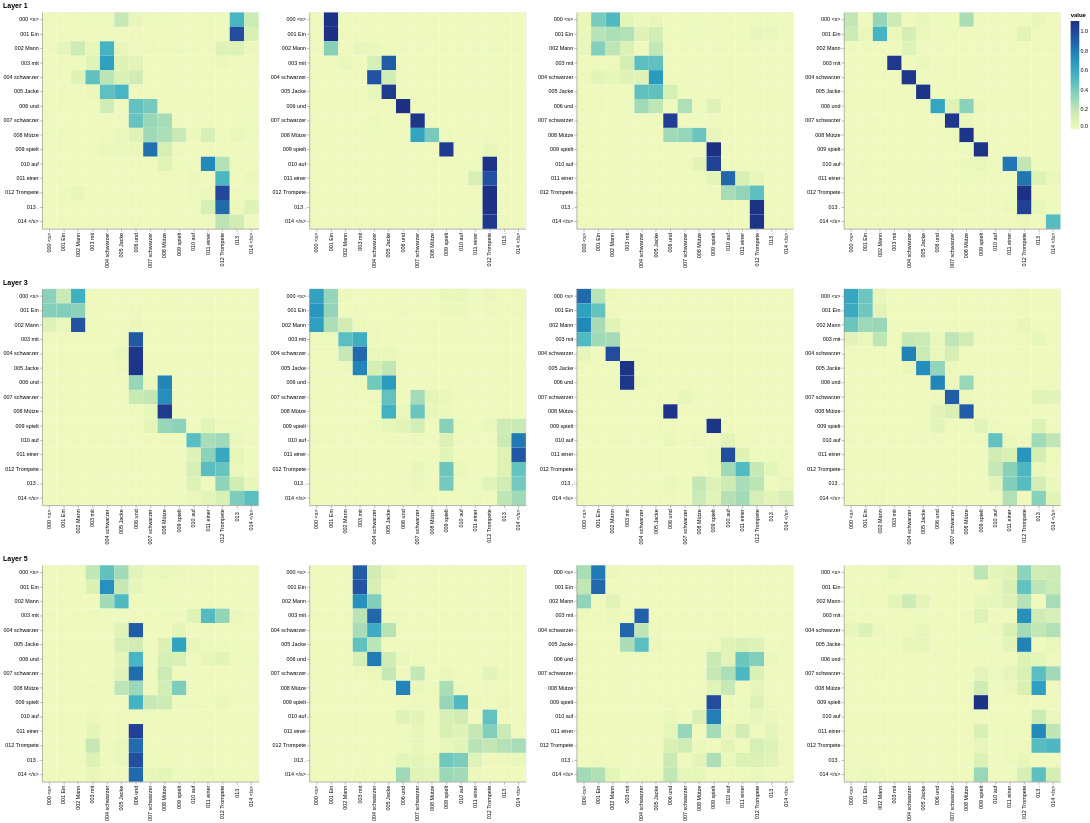

Here is the notebook cell this chart was saved with:
### Markdown cell above
## Encoder Self Attention

### Code cell
def viz_encoder_self():
    model, example_data = run_model_example(n_examples=1)
    example = example_data[
        len(example_data) - 1
    ]  # batch object for the final example

    layer_viz = [
        visualize_layer(
            model, layer, get_encoder, len(example[1]), example[1], example[1]
        )
        for layer in range(6)
    ]
    return alt.hconcat(
        layer_viz[0]
        # & layer_viz[1]
        & layer_viz[2]
        # & layer_viz[3]
        & layer_viz[4]
        # & layer_viz[5]
    )


show_example(viz_encoder_self)

### Figure 1 — Vega-Lite specification as saved in the notebook (floating-point values rounded to 4 significant figures; data arrays with more than 128 entries replaced by an {"elided": "..."} marker saying what was removed)
{"config": {"view": {"continuousWidth": 300, "continuousHeight": 300}}, "hconcat": [{"vconcat": [{"hconcat": [{"data": {"name": "data-abea0ec8b4c6a71cf98ab9de04a2d532"}, "mark": {"type": "rect"}, "encoding": {"color": {"field": "value", "type": "quantitative"}, "tooltip": [{"field": "row", "type": "quantitative"}, {"field": "column", "type": "quantitative"}, {"field": "value", "type": "quantitative"}, {"field": "row_token", "type": "nominal"}, {"field": "col_token", "type": "nominal"}], "x": {"axis": {"title": ""}, "field": "col_token", "type": "nominal"}, "y": {"axis": {"title": ""}, "field": "row_token", "type": "nominal"}}, "height": 400, "name": "view_1", "width": 400}, {"data": {"name": "data-1a2130c60c7edd6cf1771f0970323d97"}, "mark": {"type": "rect"}, "encoding": {"color": {"field": "value", "type": "quantitative"}, "tooltip": [{"field": "row", "type": "quantitative"}, {"field": "column", "type": "quantitative"}, {"field": "value", "type": "quantitative"}, {"field": "row_token", "type": "nominal"}, {"field": "col_token", "type": "nominal"}], "x": {"axis": {"title": ""}, "field": "col_token", "type": "nominal"}, "y": {"axis": {"title": ""}, "field": "row_token", "type": "nominal"}}, "height": 400, "name": "view_2", "width": 400}, {"data": {"name": "data-ad669541a20cb3528c5e1b1b6491b409"}, "mark": {"type": "rect"}, "encoding": {"color": {"field": "value", "type": "quantitative"}, "tooltip": [{"field": "row", "type": "quantitative"}, {"field": "column", "type": "quantitative"}, {"field": "value", "type": "quantitative"}, {"field": "row_token", "type": "nominal"}, {"field": "col_token", "type": "nominal"}], "x": {"axis": {"title": ""}, "field": "col_token", "type": "nominal"}, "y": {"axis": {"title": ""}, "field": "row_token", "type": "nominal"}}, "height": 400, "name": "view_3", "width": 400}, {"data": {"name": "data-2dc57558a9d65a858040b48518290676"}, "mark": {"type": "rect"}, "encoding": {"color": {"field": "value", "type": "quantitative"}, "tooltip": [{"field": "row", "type": "quantitative"}, {"field": "column", "type": "quantitative"}, {"field": "value", "type": "quantitative"}, {"field": "row_token", "type": "nominal"}, {"field": "col_token", "type": "nominal"}], "x": {"axis": {"title": ""}, "field": "col_token", "type": "nominal"}, "y": {"axis": {"title": ""}, "field": "row_token", "type": "nominal"}}, "height": 400, "name": "view_4", "width": 400}]}, {"vconcat": [{"hconcat": [{"data": {"name": "data-9a6ec52b90332026339dec2a2fabbb14"}, "mark": {"type": "rect"}, "encoding": {"color": {"field": "value", "type": "quantitative"}, "tooltip": [{"field": "row", "type": "quantitative"}, {"field": "column", "type": "quantitative"}, {"field": "value", "type": "quantitative"}, {"field": "row_token", "type": "nominal"}, {"field": "col_token", "type": "nominal"}], "x": {"axis": {"title": ""}, "field": "col_token", "type": "nominal"}, "y": {"axis": {"title": ""}, "field": "row_token", "type": "nominal"}}, "height": 400, "name": "view_9", "width": 400}, {"data": {"name": "data-9470a6fc67e129de0d2410f9afe4618a"}, "mark": {"type": "rect"}, "encoding": {"color": {"field": "value", "type": "quantitative"}, "tooltip": [{"field": "row", "type": "quantitative"}, {"field": "column", "type": "quantitative"}, {"field": "value", "type": "quantitative"}, {"field": "row_token", "type": "nominal"}, {"field": "col_token", "type": "nominal"}], "x": {"axis": {"title": ""}, "field": "col_token", "type": "nominal"}, "y": {"axis": {"title": ""}, "field": "row_token", "type": "nominal"}}, "height": 400, "name": "view_10", "width": 400}, {"data": {"name": "data-2f6ca11331e31907032e719817a64120"}, "mark": {"type": "rect"}, "encoding": {"color": {"field": "value", "type": "quantitative"}, "tooltip": [{"field": "row", "type": "quantitative"}, {"field": "column", "type": "quantitative"}, {"field": "value", "type": "quantitative"}, {"field": "row_token", "type": "nominal"}, {"field": "col_token", "type": "nominal"}], "x": {"axis": {"title": ""}, "field": "col_token", "type": "nominal"}, "y": {"axis": {"title": ""}, "field": "row_token", "type": "nominal"}}, "height": 400, "name": "view_11", "width": 400}, {"data": {"name": "data-2ec0542cfa19443f1592c5b6826a48c6"}, "mark": {"type": "rect"}, "encoding": {"color": {"field": "value", "type": "quantitative"}, "tooltip": [{"field": "row", "type": "quantitative"}, {"field": "column", "type": "quantitative"}, {"field": "value", "type": "quantitative"}, {"field": "row_token", "type": "nominal"}, {"field": "col_token", "type": "nominal"}], "x": {"axis": {"title": ""}, "field": "col_token", "type": "nominal"}, "y": {"axis": {"title": ""}, "field": "row_token", "type": "nominal"}}, "height": 400, "name": "view_12", "width": 400}]}], "title": "Layer 3"}, {"vconcat": [{"hconcat": [{"data": {"name": "data-4e51749cf498e855e97beb44d791d305"}, "mark": {"type": "rect"}, "encoding": {"color": {"field": "value", "type": "quantitative"}, "tooltip": [{"field": "row", "type": "quantitative"}, {"field": "column", "type": "quantitative"}, {"field": "value", "type": "quantitative"}, {"field": "row_token", "type": "nominal"}, {"field": "col_token", "type": "nominal"}], "x": {"axis": {"title": ""}, "field": "col_token", "type": "nominal"}, "y": {"axis": {"title": ""}, "field": "row_token", "type": "nominal"}}, "height": 400, "name": "view_17", "width": 400}, {"data": {"name": "data-07764c2888605f8e7bdbdee360be30b3"}, "mark": {"type": "rect"}, "encoding": {"color": {"field": "value", "type": "quantitative"}, "tooltip": [{"field": "row", "type": "quantitative"}, {"field": "column", "type": "quantitative"}, {"field": "value", "type": "quantitative"}, {"field": "row_token", "type": "nominal"}, {"field": "col_token", "type": "nominal"}], "x": {"axis": {"title": ""}, "field": "col_token", "type": "nominal"}, "y": {"axis": {"title": ""}, "field": "row_token", "type": "nominal"}}, "height": 400, "name": "view_18", "width": 400}, {"data": {"name": "data-37bc1602f590c73e32c41e7bef8ff5c1"}, "mark": {"type": "rect"}, "encoding": {"color": {"field": "value", "type": "quantitative"}, "tooltip": [{"field": "row", "type": "quantitative"}, {"field": "column", "type": "quantitative"}, {"field": "value", "type": "quantitative"}, {"field": "row_token", "type": "nominal"}, {"field": "col_token", "type": "nominal"}], "x": {"axis": {"title": ""}, "field": "col_token", "type": "nominal"}, "y": {"axis": {"title": ""}, "field": "row_token", "type": "nominal"}}, "height": 400, "name": "view_19", "width": 400}, {"data": {"name": "data-74eac75aed1cc0c55ad76f5e12b3b4eb"}, "mark": {"type": "rect"}, "encoding": {"color": {"field": "value", "type": "quantitative"}, "tooltip": [{"field": "row", "type": "quantitative"}, {"field": "column", "type": "quantitative"}, {"field": "value", "type": "quantitative"}, {"field": "row_token", "type": "nominal"}, {"field": "col_token", "type": "nominal"}], "x": {"axis": {"title": ""}, "field": "col_token", "type": "nominal"}, "y": {"axis": {"title": ""}, "field": "row_token", "type": "nominal"}}, "height": 400, "name": "view_20", "width": 400}]}], "title": "Layer 5"}], "title": "Layer 1"}], "params": [{"name": "param_6", "select": {"type": "interval", "encodings": ["x", "y"]}, "bind": "scales", "views": ["view_1"]}, {"name": "param_8", "select": {"type": "interval", "encodings": ["x", "y"]}, "bind": "scales", "views": ["view_2"]}, {"name": "param_10", "select": {"type": "interval", "encodings": ["x", "y"]}, "bind": "scales", "views": ["view_3"]}, {"name": "param_12", "select": {"type": "interval", "encodings": ["x", "y"]}, "bind": "scales", "views": ["view_4"]}, {"name": "param_22", "select": {"type": "interval", "encodings": ["x", "y"]}, "bind": "scales", "views": ["view_9"]}, {"name": "param_24", "select": {"type": "interval", "encodings": ["x", "y"]}, "bind": "scales", "views": ["view_10"]}, {"name": "param_26", "select": {"type": "interval", "encodings": ["x", "y"]}, "bind": "scales", "views": ["view_11"]}, {"name": "param_28", "select": {"type": "interval", "encodings": ["x", "y"]}, "bind": "scales", "views": ["view_12"]}, {"name": "param_38", "select": {"type": "interval", "encodings": ["x", "y"]}, "bind": "scales", "views": ["view_17"]}, {"name": "param_40", "select": {"type": "interval", "encodings": ["x", "y"]}, "bind": "scales", "views": ["view_18"]}, {"name": "param_42", "select": {"type": "interval", "encodings": ["x", "y"]}, "bind": "scales", "views": ["view_19"]}, {"name": "param_44", "select": {"type": "interval", "encodings": ["x", "y"]}, "bind": "scales", "views": ["view_20"]}], "$schema": "https://vega.github.io/schema/vega-lite/v5.20.1.json", "datasets": {"data-abea0ec8b4c6a71cf98ab9de04a2d532": {"elided": "225 records"}, "data-1a2130c60c7edd6cf1771f0970323d97": {"elided": "225 records"}, "data-ad669541a20cb3528c5e1b1b6491b409": {"elided": "225 records"}, "data-2dc57558a9d65a858040b48518290676": {"elided": "225 records"}, "data-9a6ec52b90332026339dec2a2fabbb14": {"elided": "225 records"}, "data-9470a6fc67e129de0d2410f9afe4618a": {"elided": "225 records"}, "data-2f6ca11331e31907032e719817a64120": {"elided": "225 records"}, "data-2ec0542cfa19443f1592c5b6826a48c6": {"elided": "225 records"}, "data-4e51749cf498e855e97beb44d791d305": {"elided": "225 records"}, "data-07764c2888605f8e7bdbdee360be30b3": {"elided": "225 records"}, "data-37bc1602f590c73e32c41e7bef8ff5c1": {"elided": "225 records"}, "data-74eac75aed1cc0c55ad76f5e12b3b4eb": {"elided": "225 records"}}}
